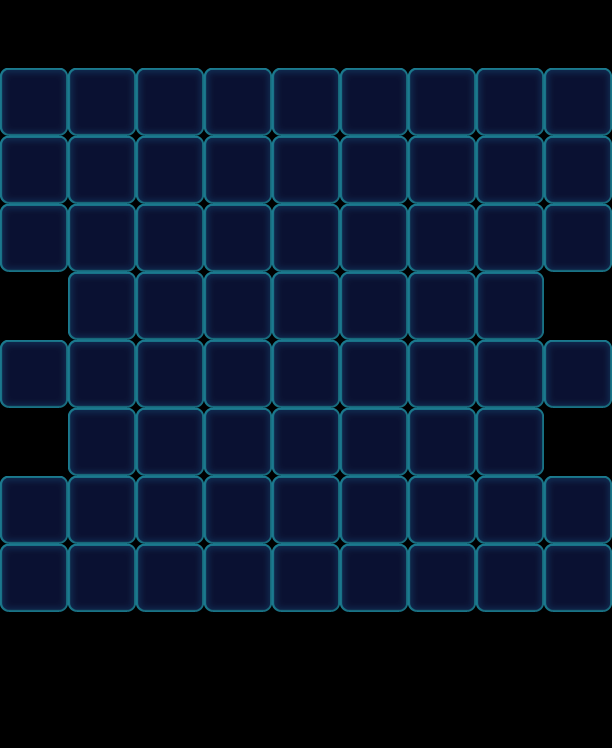

This is a level from a 2D game, rendered from its Tiled map with the project's own tilesets. A one-line summary and the map file follow, with tile-layer data summarised:
An orthogonal 9x11 tile map with 68x68 px tiles, 1 tile layer (Valid), 2 tilesets and 63 objects (26x Ice, 24x Monster, 13x Factory_Normal).

<map version="1.0" orientation="orthogonal" width="9" height="11" tilewidth="68" tileheight="68">
 <tileset firstgid="1" name="game_grid1" tilewidth="68" tileheight="68">
  <image source="game_grid1.png" width="68" height="68" />
 </tileset>
 <tileset firstgid="2" name="map" tilewidth="68" tileheight="68">
  <image source="map.png" width="1024" height="1024" />
 </tileset>
 <layer name="Valid" width="9" height="11">
  <data>[99 cells, 68 non-empty, 1 distinct tile ids]</data>
 </layer>
 <objectgroup name="BottomObj" width="9" height="11" />
 <objectgroup name="MiddleObj" width="9" height="11">
  <object type="Monster" gid="2" x="0" y="408">
   <properties>
    <property name="Bubble" value="1" />
    <property name="Color" value="Blue" />
   </properties>
  </object>
  <object name="73" type="Monster" gid="3" x="136" y="408">
   <properties>
    <property name="Bubble" value="1" />
    <property name="Color" value="Green" />
   </properties>
  </object>
  <object name="64" type="Monster" gid="19" x="204" y="408">
   <properties>
    <property name="Bubble" value="1" />
    <property name="Color" value="Yellow" />
   </properties>
  </object>
  <object name="53" type="Monster" gid="18" x="68" y="408">
   <properties>
    <property name="Bubble" value="1" />
    <property name="Color" value="Pink" />
   </properties>
  </object>
  <object name="73" type="Monster" gid="3" x="476" y="408">
   <properties>
    <property name="Bubble" value="1" />
    <property name="Color" value="Green" />
   </properties>
  </object>
  <object name="64" type="Monster" gid="19" x="544" y="408">
   <properties>
    <property name="Bubble" value="1" />
    <property name="Color" value="Yellow" />
   </properties>
  </object>
  <object name="53" type="Monster" gid="18" x="408" y="408">
   <properties>
    <property name="Bubble" value="1" />
    <property name="Color" value="Pink" />
   </properties>
  </object>
  <object type="Monster" gid="2" x="340" y="408">
   <properties>
    <property name="Bubble" value="1" />
    <property name="Color" value="Blue" />
   </properties>
  </object>
  <object type="Monster" gid="2" x="272" y="204">
   <properties>
    <property name="Bubble" value="1" />
    <property name="Color" value="Blue" />
   </properties>
  </object>
  <object name="53" type="Monster" gid="18" x="272" y="272">
   <properties>
    <property name="Bubble" value="1" />
    <property name="Color" value="Pink" />
   </properties>
  </object>
  <object name="73" type="Monster" gid="3" x="272" y="408">
   <properties>
    <property name="Bubble" value="1" />
    <property name="Color" value="Green" />
   </properties>
  </object>
  <object name="53" type="Monster" gid="18" x="272" y="476">
   <properties>
    <property name="Bubble" value="1" />
    <property name="Color" value="Pink" />
   </properties>
  </object>
  <object name="64" type="Monster" gid="19" x="272" y="544">
   <properties>
    <property name="Bubble" value="1" />
    <property name="Color" value="Yellow" />
   </properties>
  </object>
  <object name="73" type="Monster" gid="3" x="272" y="612">
   <properties>
    <property name="Bubble" value="1" />
    <property name="Color" value="Green" />
   </properties>
  </object>
  <object name="73" type="Monster" gid="3" x="272" y="340">
   <properties>
    <property name="Bubble" value="1" />
    <property name="Color" value="Green" />
   </properties>
  </object>
  <object name="64" type="Monster" gid="19" x="272" y="136">
   <properties>
    <property name="Bubble" value="1" />
    <property name="Color" value="Yellow" />
   </properties>
  </object>
  <object name="64" type="Monster" gid="19" x="408" y="612">
   <properties>
    <property name="Bubble" value="1" />
    <property name="Color" value="Yellow" />
   </properties>
  </object>
  <object name="64" type="Monster" gid="19" x="136" y="612">
   <properties>
    <property name="Bubble" value="1" />
    <property name="Color" value="Yellow" />
   </properties>
  </object>
  <object name="53" type="Monster" gid="18" x="136" y="544">
   <properties>
    <property name="Bubble" value="1" />
    <property name="Color" value="Pink" />
   </properties>
  </object>
  <object type="Monster" gid="2" x="476" y="612">
   <properties>
    <property name="Bubble" value="1" />
    <property name="Color" value="Blue" />
   </properties>
  </object>
  <object type="Monster" gid="2" x="68" y="544">
   <properties>
    <property name="Bubble" value="1" />
    <property name="Color" value="Blue" />
   </properties>
  </object>
  <object name="73" type="Monster" gid="3" x="408" y="544">
   <properties>
    <property name="Bubble" value="1" />
    <property name="Color" value="Green" />
   </properties>
  </object>
  <object name="73" type="Monster" gid="3" x="68" y="612">
   <properties>
    <property name="Bubble" value="1" />
    <property name="Color" value="Green" />
   </properties>
  </object>
  <object name="53" type="Monster" gid="18" x="476" y="544">
   <properties>
    <property name="Bubble" value="1" />
    <property name="Color" value="Pink" />
   </properties>
  </object>
 </objectgroup>
 <objectgroup color="#000000" name="TopObj" width="9" height="11">
  <object name="10" type="Factory_Normal" x="0" y="0" width="68" height="68">
   <properties>
    <property name="FactoryColorsConfig" value="Blue,Pink,Green,Yellow" />
   </properties>
  </object>
  <object name="Ice" type="Ice" x="136" y="272" width="68" height="68">
   <properties>
    <property name="Layers" value="3" />
   </properties>
  </object>
  <object name="Ice" type="Ice" x="204" y="272" width="68" height="68">
   <properties>
    <property name="Layers" value="3" />
   </properties>
  </object>
  <object name="Ice" type="Ice" x="408" y="272" width="68" height="68">
   <properties>
    <property name="Layers" value="3" />
   </properties>
  </object>
  <object name="Ice" type="Ice" x="476" y="272" width="68" height="68">
   <properties>
    <property name="Layers" value="3" />
   </properties>
  </object>
  <object name="Ice" type="Ice" x="340" y="272" width="68" height="68">
   <properties>
    <property name="Layers" value="3" />
   </properties>
  </object>
  <object name="Ice" type="Ice" x="340" y="136" width="68" height="68">
   <properties>
    <property name="Layers" value="3" />
   </properties>
  </object>
  <object name="Ice" type="Ice" x="340" y="68" width="68" height="68">
   <properties>
    <property name="Layers" value="3" />
   </properties>
  </object>
  <object name="Ice" type="Ice" x="340" y="408" width="68" height="68">
   <properties>
    <property name="Layers" value="3" />
   </properties>
  </object>
  <object name="Ice" type="Ice" x="340" y="476" width="68" height="68">
   <properties>
    <property name="Layers" value="3" />
   </properties>
  </object>
  <object name="Ice" type="Ice" x="340" y="544" width="68" height="68">
   <properties>
    <property name="Layers" value="3" />
   </properties>
  </object>
  <object name="Ice" type="Ice" x="68" y="408" width="68" height="68">
   <properties>
    <property name="Layers" value="3" />
   </properties>
  </object>
  </objectgroup>
 <objectgroup color="#00ff00" name="CeilObj" width="9" height="11" />
</map>
<!-- 27 of 63 objects omitted -->
